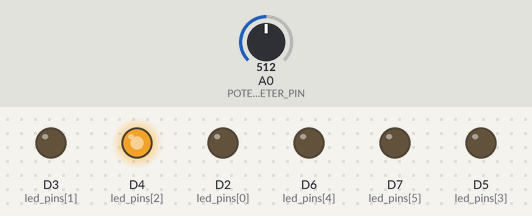
Recording of a sketch running on a simulated ESP8266 (NodeMCU). On the bench: output pins drawn as LEDs (lit = HIGH). Dashed ring = blinking. The inputs (shaded band) are chosen by the test bench; at power-on: A0 (POTENTIOMETER_PIN) = 512.

Above: at 1.2 s.
1.3 s: A0 (POTENTIOMETER_PIN) set to 0
At 1.56 s:
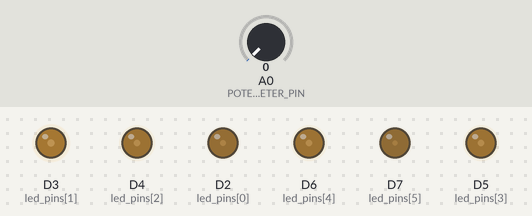
4.3 s: A0 (POTENTIOMETER_PIN) set to 122
At 4.48 s:
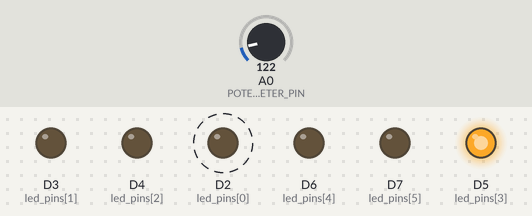
At 5.34 s:
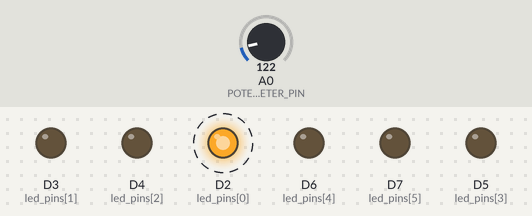
7.3 s: A0 (POTENTIOMETER_PIN) set to 1023
Timing chart, 0 to 19.3 s (numbered marks = the images above; inputs shaded):
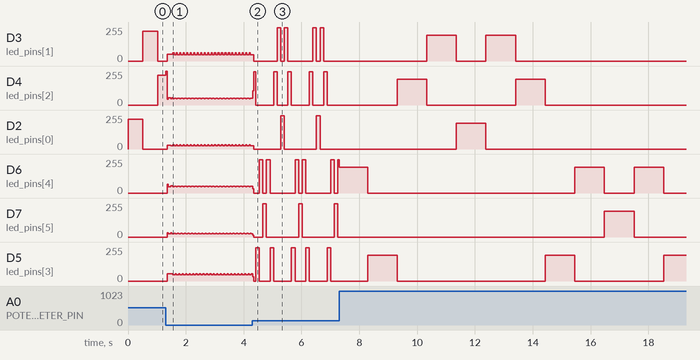

The sketch:

assignment3.ino
```cpp
/*
 * Project Scanning Light
 * Description: Scanning or blinking series of lights with potentiometer
 * adjusted brightness and rate.
 * Author: Benjamin Siegler
 * Date: Feb 1st 2022
 */

const int POTENTIOMETER_PIN = A0;
const int led_pins[6] = {D2, D3, D4, D5, D6, D7};

void setup()
{
  Serial.begin(9600);
  pinMode(POTENTIOMETER_PIN, INPUT);

  for (int i : led_pins)
  {
    pinMode(i, OUTPUT);
  }
}

int brightness;
int changeRateInMillis;
int potValue;
int lastLightChangeTime = 0;
int currentLightNum = 0;

void loop()
{
  potValue = analogRead(POTENTIOMETER_PIN);

  brightness = 255 - analogToDigital(potValue);
  //override. minimum brightness is 10 of 255
  if(brightness < 10) {
    brightness = 10;
  }

  //min of 1 millisecond differences or max ~4 seconds
  changeRateInMillis = potValue;

  if (moreThanXMillisPassedSinceLightChange(changeRateInMillis))
  {
    switchLight();
    lastLightChangeTime = millis();
  }
  //adjust brightness in between light changes
  analogWrite(led_pins[currentLightNum], brightness);
}

bool increment = true;
void switchLight()
{
  // turn off current light
  analogWrite(led_pins[currentLightNum], LOW);

  //back and forth sweeping logic
  if(currentLightNum > 4) {
    increment = false;
  }
  if(currentLightNum < 1) {
    increment = true;
  }

  if(increment) {
    currentLightNum++;
  }else{
    currentLightNum--;
  }

  // turn on next light
  analogWrite(led_pins[currentLightNum], brightness);
}

double conversionRate = 255.0 / 4095.0;
int analogToDigital(int analogInput) {
  return conversionRate * analogInput;
}

bool moreThanXMillisPassedSinceLightChange(int numMillis)
{
  if ((millis() - lastLightChangeTime) > numMillis)
  {
    return true;
  }
  return false;
}
```

Measured:
- after the input at 1.3 s, D3 (led_pins[1]): 0/255 → 51/255 after 0.05 s, then repeats every 0.12 s: 61/255 0.04 s, 46/255 0.08 s; D2 (led_pins[0]): 0/255 → 29/255 after 0.05 s, then repeats every 0.12 s: 23/255 0.08 s, 31/255 0.04 s
- after the input at 4.3 s, D2 (led_pins[0]): alternates 248/255 for 0.12 s and 0/255 for 1.0 s, starting after 0.05 s
- by itself, D4 (led_pins[2]): alternates 192/255 for 1.0 s and 0/255 for 3.1 s
